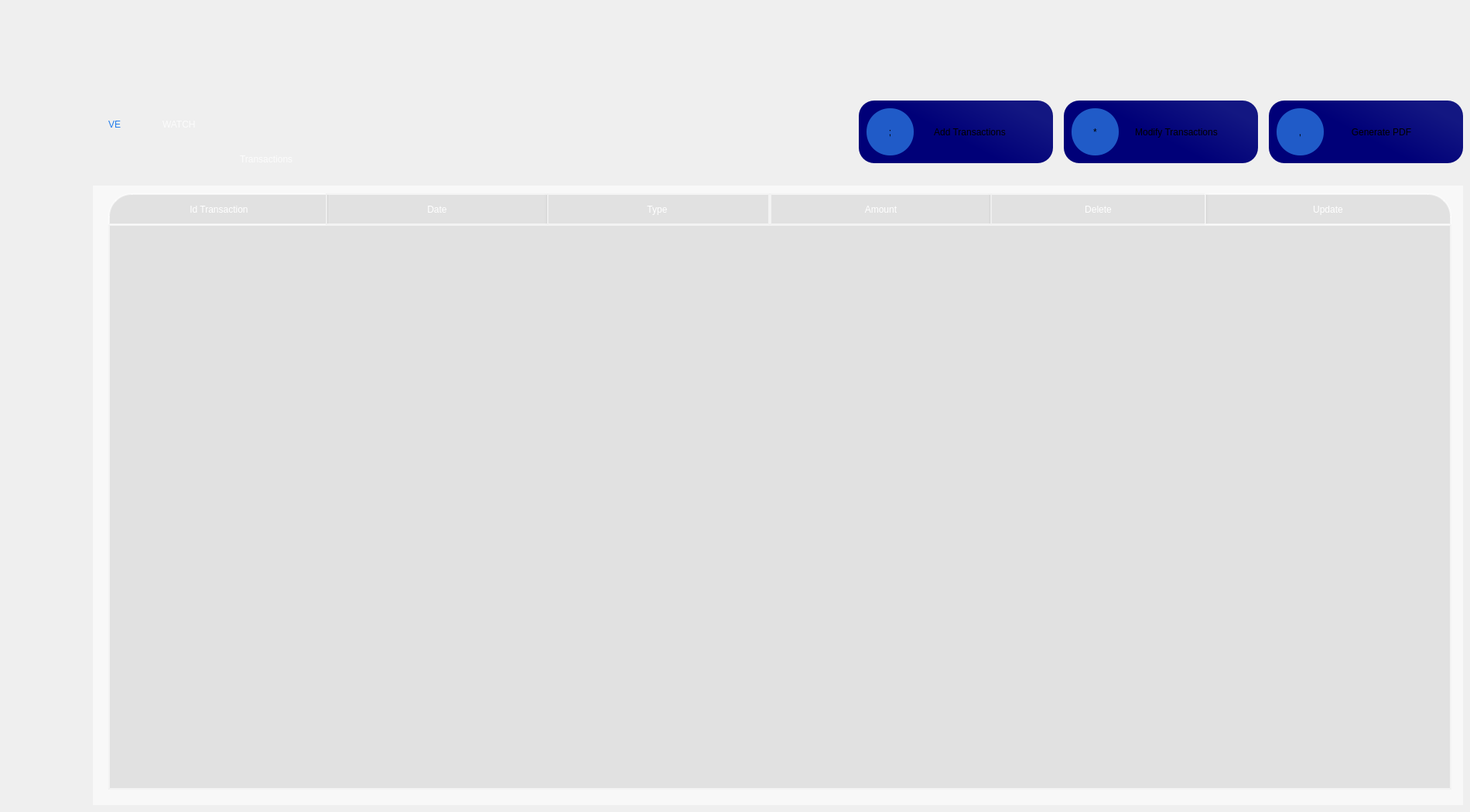
   <widget class="QWidget" name="transaction">
    <property name="styleSheet">
     <string notr="true">background-color: qlineargradient(spread:pad, x1:0.426227, y1:0, x2:0.625, y2:1, stop:0 rgba(0, 0, 0, 255), stop:1 rgba(49, 21, 78, 255));

QTableView#tableViewtr::item
{
		color:rgb(255, 255, 255);
        background-color:rgba(49,28,71,100);
        border : 2px solid white ;
        font-size : 15px;
        min-width : 200;
        min-height : 200;
        max-width : 400;
        max-height : 400;

}
QHeaderView::section
{
		background:transparent;
		font-size : 15px;
		
		
}
QTableView#tableViewtr::item
{
		color:rgb(255, 255, 255);
        background-color:rgba(49,28,71,100);
        border : 2px solid white ;
        font-size : 15px;
        min-width : 200;
        min-height : 200;
        max-width : 400;
        max-height : 400;

}
QHeaderView::section {background-color: rgba(255,255,255,120);
color:black;}
              QHeaderView {background-color: rgba(49,28,71,100);
color:black;}</string>
    </property>
    <widget class="QPushButton" name="hihi_37">
     <property name="geometry">
      <rect>
       <x>1375</x>
       <y>130</y>
       <width>251</width>
       <height>81</height>
      </rect>
     </property>
     <property name="toolTipDuration">
      <number>1</number>
     </property>
     <property name="autoFillBackground">
      <bool>false</bool>
     </property>
     <property name="styleSheet">
      <string notr="true">QPushButton#hihi_37{
	font: 14pt &quot;MS Shell Dlg 2&quot;;
border-radius:20px;
	background-color: qlineargradient(spread:pad, x1:1, y1:0.386, x2:0.545454, y2:0.665, stop:0 rgba(19, 23, 130, 255), stop:1 rgba(0, 0, 120, 255));
}
QPushButton#hihi_37:hover{
border-radius:20px;
color:rgb(255,255,255);
	background-color: qlineargradient(spread:pad, x1:1, y1:0.386, x2:0.545454, y2:0.665, stop:0 rgba(19, 23, 130, 255), stop:1 rgba(0, 0, 200, 255));
	font: 14pt &quot;MS Shell Dlg 2&quot;;
}

</string>
     </property>
     <property name="text">
      <string>            Modify Transactions</string>
     </property>
     <property name="iconSize">
      <size>
       <width>40</width>
       <height>40</height>
      </size>
     </property>
     <property name="flat">
      <bool>false</bool>
     </property>
    </widget>
    <widget class="QPushButton" name="hihi_39">
     <property name="geometry">
      <rect>
       <x>1385</x>
       <y>140</y>
       <width>61</width>
       <height>61</height>
      </rect>
     </property>
     <property name="toolTipDuration">
      <number>1</number>
     </property>
     <property name="autoFillBackground">
      <bool>false</bool>
     </property>
     <property name="styleSheet">
      <string notr="true">QPushButton#hihi_39{
border-radius:30px;
	font: 24pt &quot;dripicons-v2&quot;;
	background-color: rgb(32, 91, 200);
}</string>
     </property>
     <property name="text">
      <string>*</string>
     </property>
     <property name="iconSize">
      <size>
       <width>40</width>
       <height>40</height>
      </size>
     </property>
     <property name="flat">
      <bool>false</bool>
     </property>
    </widget>
    <widget class="QPushButton" name="hihi_40">
     <property name="geometry">
      <rect>
       <x>1120</x>
       <y>140</y>
       <width>61</width>
       <height>61</height>
      </rect>
     </property>
     <property name="toolTipDuration">
      <number>1</number>
     </property>
     <property name="autoFillBackground">
      <bool>false</bool>
     </property>
     <property name="styleSheet">
      <string notr="true">QPushButton#hihi_40{
border-radius:30px;
	font: 24pt &quot;dripicons-v2&quot;;
	background-color: rgb(32, 91, 200);
}</string>
     </property>
     <property name="text">
      <string>;</string>
     </property>
     <property name="iconSize">
      <size>
       <width>40</width>
       <height>40</height>
      </size>
     </property>
     <property name="flat">
      <bool>false</bool>
     </property>
    </widget>
    <widget class="QPushButton" name="hihi_36">
     <property name="geometry">
      <rect>
       <x>1640</x>
       <y>130</y>
       <width>251</width>
       <height>81</height>
      </rect>
     </property>
     <property name="toolTipDuration">
      <number>1</number>
     </property>
     <property name="autoFillBackground">
      <bool>false</bool>
     </property>
     <property name="styleSheet">
      <string notr="true">QPushButton#hihi_36{
	font: 14pt &quot;MS Shell Dlg 2&quot;;
border-radius:20px;
	background-color: qlineargradient(spread:pad, x1:1, y1:0.386, x2:0.545454, y2:0.665, stop:0 rgba(19, 23, 130, 255), stop:1 rgba(0, 0, 120, 255));
}
QPushButton#hihi_36:hover{
border-radius:20px;
color:rgb(255,255,255);
	background-color: qlineargradient(spread:pad, x1:1, y1:0.386, x2:0.545454, y2:0.665, stop:0 rgba(19, 23, 130, 255), stop:1 rgba(0, 0, 200, 255));
	font: 14pt &quot;MS Shell Dlg 2&quot;;
}

</string>
     </property>
     <property name="text">
      <string>            Generate PDF</string>
     </property>
     <property name="iconSize">
      <size>
       <width>40</width>
       <height>40</height>
      </size>
     </property>
     <property name="flat">
      <bool>false</bool>
     </property>
    </widget>
    <widget class="QPushButton" name="hihi_38">
     <property name="geometry">
      <rect>
       <x>1650</x>
       <y>140</y>
       <width>61</width>
       <height>61</height>
      </rect>
     </property>
     <property name="toolTipDuration">
      <number>1</number>
     </property>
     <property name="autoFillBackground">
      <bool>false</bool>
     </property>
     <property name="styleSheet">
      <string notr="true">QPushButton#hihi_38{
border-radius:30px;
	font: 24pt &quot;dripicons-v2&quot;;
	background-color: rgb(32, 91, 200);
}</string>
     </property>
     <property name="text">
      <string>,</string>
     </property>
     <property name="iconSize">
      <size>
       <width>40</width>
       <height>40</height>
      </size>
     </property>
     <property name="flat">
      <bool>false</bool>
     </property>
    </widget>
    <widget class="QPushButton" name="hihi_35">
     <property name="geometry">
      <rect>
       <x>1110</x>
       <y>130</y>
       <width>251</width>
       <height>81</height>
      </rect>
     </property>
     <property name="toolTipDuration">
      <number>1</number>
     </property>
     <property name="autoFillBackground">
      <bool>false</bool>
     </property>
     <property name="styleSheet">
      <string notr="true">QPushButton#hihi_35{
	font: 14pt &quot;MS Shell Dlg 2&quot;;
border-radius:20px;
	background-color: qlineargradient(spread:pad, x1:1, y1:0.386, x2:0.545454, y2:0.665, stop:0 rgba(19, 23, 130, 255), stop:1 rgba(0, 0, 120, 255));
}
QPushButton#hihi_35:hover{
border-radius:20px;
color:rgb(255,255,255);
	background-color: qlineargradient(spread:pad, x1:1, y1:0.386, x2:0.545454, y2:0.665, stop:0 rgba(19, 23, 130, 255), stop:1 rgba(0, 0, 200, 255));
	font: 14pt &quot;MS Shell Dlg 2&quot;;
}

</string>
     </property>
     <property name="text">
      <string>           Add Transactions</string>
     </property>
     <property name="iconSize">
      <size>
       <width>40</width>
       <height>40</height>
      </size>
     </property>
     <property name="flat">
      <bool>false</bool>
     </property>
    </widget>
    <widget class="QLabel" name="label_116">
     <property name="geometry">
      <rect>
       <x>310</x>
       <y>190</y>
       <width>91</width>
       <height>31</height>
      </rect>
     </property>
     <property name="styleSheet">
      <string notr="true">color: rgba(255,255,255,200);
font: 12pt &quot;MS Shell Dlg 2&quot;;
background-color:transparent;</string>
     </property>
     <property name="text">
      <string>Transactions</string>
     </property>
    </widget>
    <widget class="QLabel" name="label_114">
     <property name="geometry">
      <rect>
       <x>140</x>
       <y>110</y>
       <width>71</width>
       <height>101</height>
      </rect>
     </property>
     <property name="styleSheet">
      <string notr="true">font: 42pt &quot;MS Shell Dlg 2&quot;;
background-color:transparent;
color: rgba(35,125,236,255);</string>
     </property>
     <property name="text">
      <string>VE</string>
     </property>
    </widget>
    <widget class="QLabel" name="label_115">
     <property name="geometry">
      <rect>
       <x>210</x>
       <y>110</y>
       <width>201</width>
       <height>101</height>
      </rect>
     </property>
     <property name="styleSheet">
      <string notr="true">color: rgba(255,255,255,200);
font: 42pt &quot;MS Shell Dlg 2&quot;;
background-color:transparent;</string>
     </property>
     <property name="text">
      <string>WATCH</string>
     </property>
    </widget>
    <widget class="QLabel" name="label_117">
     <property name="geometry">
      <rect>
       <x>120</x>
       <y>240</y>
       <width>1771</width>
       <height>801</height>
      </rect>
     </property>
     <property name="styleSheet">
      <string notr="true">background-color:rgba(255,255,255,150);

</string>
     </property>
     <property name="text">
      <string/>
     </property>
    </widget>
    <widget class="QTableView" name="tableviewtr">
     <property name="geometry">
      <rect>
       <x>140</x>
       <y>290</y>
       <width>1736</width>
       <height>731</height>
      </rect>
     </property>
     <property name="styleSheet">
      <string notr="true">
QTableView#tableviewtr{
	background-color: rgba(200, 200, 200,120);
border:2px solid rgba(255,255,255,150);
}
QTableView#tableviewtr::item{
		 background-color:rgba(49,28,71,100);
        border : 2px solid white ;
        font-size : 15px;
        min-width : 279px;
        min-height : 279px;
        max-width : 400;
        max-height : 400;
}
QTableView QScrollBar:vertical {
				border: 2px solid grey;
             background: #32CC99;
             height: 15px;
             margin: 0px 20px 0 20px;
             }
</string>
     </property>
     <attribute name="horizontalHeaderVisible">
      <bool>false</bool>
     </attribute>
     <attribute name="horizontalHeaderCascadingSectionResizes">
      <bool>true</bool>
     </attribute>
     <attribute name="horizontalHeaderMinimumSectionSize">
      <number>30</number>
     </attribute>
     <attribute name="horizontalHeaderDefaultSectionSize">
      <number>60</number>
     </attribute>
     <attribute name="horizontalHeaderHighlightSections">
      <bool>true</bool>
     </attribute>
     <attribute name="horizontalHeaderShowSortIndicator" stdset="0">
      <bool>true</bool>
     </attribute>
     <attribute name="horizontalHeaderStretchLastSection">
      <bool>true</bool>
     </attribute>
     <attribute name="verticalHeaderCascadingSectionResizes">
      <bool>true</bool>
     </attribute>
     <attribute name="verticalHeaderMinimumSectionSize">
      <number>40</number>
     </attribute>
     <attribute name="verticalHeaderDefaultSectionSize">
      <number>60</number>
     </attribute>
     <attribute name="verticalHeaderShowSortIndicator" stdset="0">
      <bool>true</bool>
     </attribute>
     <attribute name="verticalHeaderStretchLastSection">
      <bool>true</bool>
     </attribute>
    </widget>
    <widget class="QLabel" name="label_3">
     <property name="geometry">
      <rect>
       <x>140</x>
       <y>250</y>
       <width>286</width>
       <height>41</height>
      </rect>
     </property>
     <property name="layoutDirection">
      <enum>Qt::LeftToRight</enum>
     </property>
     <property name="styleSheet">
      <string notr="true">	background-color: rgba(200, 200, 200,120);
font: 75 14pt &quot;MS Shell Dlg 2&quot;;
border:2px solid rgba(255,255,255,150);
border-top-left-radius: 30px;
color:white;</string>
     </property>
     <property name="text">
      <string>Id Transaction</string>
     </property>
     <property name="alignment">
      <set>Qt::AlignCenter</set>
     </property>
    </widget>
    <widget class="QLabel" name="label_4">
     <property name="geometry">
      <rect>
       <x>1277</x>
       <y>250</y>
       <width>285</width>
       <height>41</height>
      </rect>
     </property>
     <property name="layoutDirection">
      <enum>Qt::LeftToRight</enum>
     </property>
     <property name="styleSheet">
      <string notr="true">	background-color: rgba(200, 200, 200,120);
font: 75 14pt &quot;MS Shell Dlg 2&quot;;
border:2px solid rgba(255,255,255,150);
color:white;</string>
     </property>
     <property name="text">
      <string>Delete</string>
     </property>
     <property name="alignment">
      <set>Qt::AlignCenter</set>
     </property>
    </widget>
    <widget class="QLabel" name="label_10">
     <property name="geometry">
      <rect>
       <x>1557</x>
       <y>250</y>
       <width>319</width>
       <height>41</height>
      </rect>
     </property>
     <property name="layoutDirection">
      <enum>Qt::LeftToRight</enum>
     </property>
     <property name="styleSheet">
      <string notr="true">	background-color: rgba(200, 200, 200,120);
font: 75 14pt &quot;MS Shell Dlg 2&quot;;
border:2px solid rgba(255,255,255,150);
border-top-right-radius: 30px;
color:white;</string>
     </property>
     <property name="text">
      <string>Update</string>
     </property>
     <property name="alignment">
      <set>Qt::AlignCenter</set>
     </property>
    </widget>
    <widget class="QLabel" name="label_5">
     <property name="geometry">
      <rect>
       <x>995</x>
       <y>250</y>
       <width>287</width>
       <height>41</height>
      </rect>
     </property>
     <property name="layoutDirection">
      <enum>Qt::LeftToRight</enum>
     </property>
     <property name="styleSheet">
      <string notr="true">	background-color: rgba(200, 200, 200,120);
font: 75 14pt &quot;MS Shell Dlg 2&quot;;
border:2px solid rgba(255,255,255,150);
color:white;</string>
     </property>
     <property name="text">
      <string>Amount</string>
     </property>
     <property name="alignment">
      <set>Qt::AlignCenter</set>
     </property>
    </widget>
    <widget class="QLabel" name="label_7">
     <property name="geometry">
      <rect>
       <x>704</x>
       <y>250</y>
       <width>291</width>
       <height>41</height>
      </rect>
     </property>
     <property name="layoutDirection">
      <enum>Qt::LeftToRight</enum>
     </property>
     <property name="styleSheet">
      <string notr="true">	background-color: rgba(200, 200, 200,120);
font: 75 14pt &quot;MS Shell Dlg 2&quot;;
border:2px solid rgba(255,255,255,150);
color:white;</string>
     </property>
     <property name="text">
      <string>Type</string>
     </property>
     <property name="alignment">
      <set>Qt::AlignCenter</set>
     </property>
    </widget>
    <widget class="QLabel" name="label_8">
     <property name="geometry">
      <rect>
       <x>421</x>
       <y>250</y>
       <width>288</width>
       <height>41</height>
      </rect>
     </property>
     <property name="layoutDirection">
      <enum>Qt::LeftToRight</enum>
     </property>
     <property name="styleSheet">
      <string notr="true">	background-color: rgba(200, 200, 200,120);
font: 75 14pt &quot;MS Shell Dlg 2&quot;;
border:2px solid rgba(255,255,255,150);
color:white;</string>
     </property>
     <property name="text">
      <string>Date</string>
     </property>
     <property name="alignment">
      <set>Qt::AlignCenter</set>
     </property>
    </widget>
    <zorder>label_117</zorder>
    <zorder>label_4</zorder>
    <zorder>hihi_35</zorder>
    <zorder>hihi_37</zorder>
    <zorder>hihi_39</zorder>
    <zorder>hihi_40</zorder>
    <zorder>hihi_36</zorder>
    <zorder>hihi_38</zorder>
    <zorder>label_116</zorder>
    <zorder>label_114</zorder>
    <zorder>label_115</zorder>
    <zorder>tableviewtr</zorder>
    <zorder>label_3</zorder>
    <zorder>label_10</zorder>
    <zorder>label_5</zorder>
    <zorder>label_7</zorder>
    <zorder>label_8</zorder>
   </widget>
